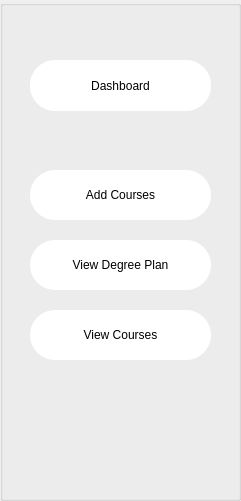
     <widget class="QGroupBox" name="instructorPortalButtons">
      <property name="geometry">
       <rect>
        <x>10</x>
        <y>70</y>
        <width>241</width>
        <height>501</height>
       </rect>
      </property>
      <property name="styleSheet">
       <string notr="true"/>
      </property>
      <property name="title">
       <string/>
      </property>
      <widget class="QPushButton" name="addInstructorButton">
       <property name="geometry">
        <rect>
         <x>30</x>
         <y>240</y>
         <width>181</width>
         <height>50</height>
        </rect>
       </property>
       <property name="font">
        <font>
         <weight>50</weight>
         <bold>false</bold>
        </font>
       </property>
       <property name="styleSheet">
        <string notr="true">background-color: white;
border-radius: 25px;</string>
       </property>
       <property name="text">
        <string>View Degree Plan</string>
       </property>
      </widget>
      <widget class="QPushButton" name="viewInstructorButton">
       <property name="geometry">
        <rect>
         <x>30</x>
         <y>170</y>
         <width>181</width>
         <height>50</height>
        </rect>
       </property>
       <property name="font">
        <font>
         <weight>50</weight>
         <bold>false</bold>
        </font>
       </property>
       <property name="styleSheet">
        <string notr="true">background-color: white;
border-radius: 25px;</string>
       </property>
       <property name="text">
        <string>Add Courses</string>
       </property>
      </widget>
      <widget class="QPushButton" name="studentPortalButton2">
       <property name="geometry">
        <rect>
         <x>30</x>
         <y>310</y>
         <width>181</width>
         <height>50</height>
        </rect>
       </property>
       <property name="font">
        <font>
         <weight>50</weight>
         <bold>false</bold>
        </font>
       </property>
       <property name="styleSheet">
        <string notr="true">background-color: white;
border-radius: 25px;</string>
       </property>
       <property name="text">
        <string>View Courses</string>
       </property>
      </widget>
      <widget class="QPushButton" name="degreePlanDashboard">
       <property name="geometry">
        <rect>
         <x>30</x>
         <y>60</y>
         <width>181</width>
         <height>51</height>
        </rect>
       </property>
       <property name="font">
        <font>
         <weight>50</weight>
         <bold>false</bold>
        </font>
       </property>
       <property name="styleSheet">
        <string notr="true">background-color: white;
border-radius: 25px;</string>
       </property>
       <property name="text">
        <string>Dashboard</string>
       </property>
      </widget>
     </widget>
